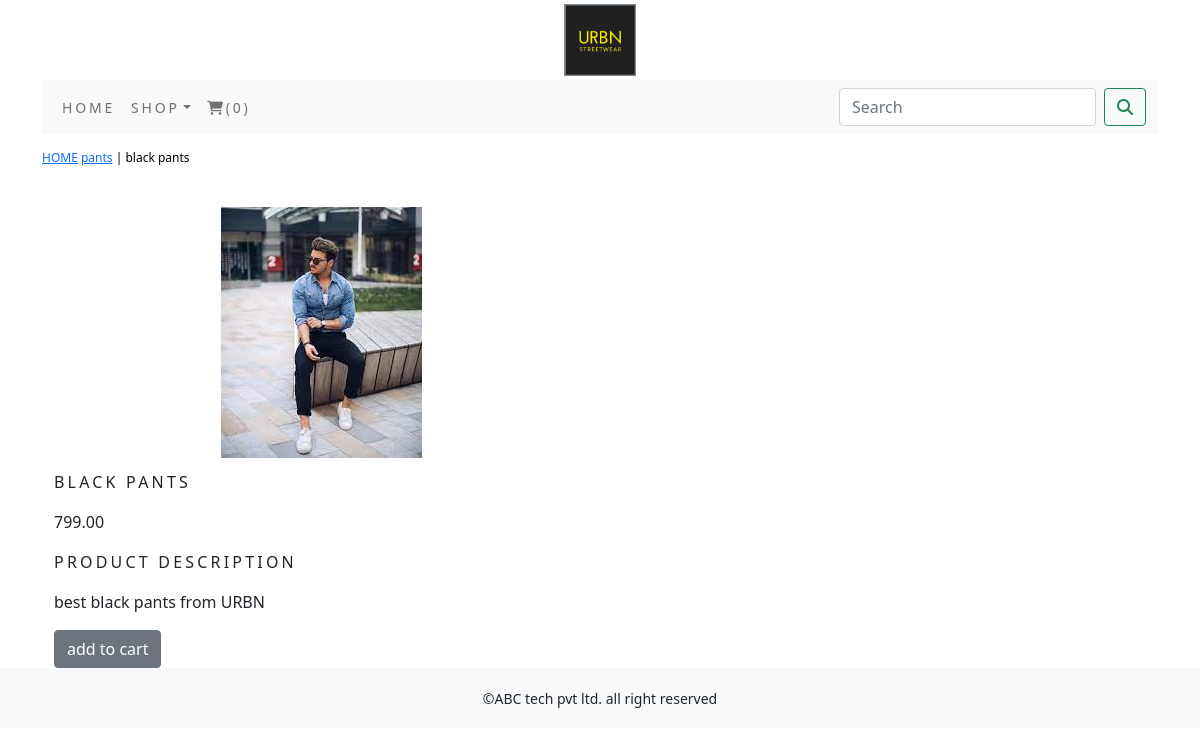
/shop/pants/black-pants/, run on the app's committed database.
### shopapp/models.py (models this page shows, shortened)
class Product(models.Model):
    name = models.CharField(max_length=250,unique=True)
    slug = models.SlugField(max_length=250,unique=True)
    description = models.TextField(blank=True)
    price = models.DecimalField(max_digits=10,decimal_places=2)
    category = models.ForeignKey(Category,on_delete=models.CASCADE)
    image = models.ImageField(upload_to='product',blank=True)
    stock = models.IntegerField()
    available = models.BooleanField(default=True)
    created = models.DateTimeField(auto_now_add=True)
    updated = models.DateTimeField(auto_now=True)
    class Meta:
        ordering = ('name',)
        verbose_name = 'product'
        verbose_name_plural = 'products'

class Category(models.Model):
    name = models.CharField(max_length=250,unique=True)
    slug = models.SlugField(max_length=250,unique=True)
    description = models.TextField(blank=True)
    image = models.ImageField(upload_to='category',blank=True)
    class Meta:
        ordering = ('name',)
        verbose_name = 'category'
        verbose_name_plural = 'categories'
    def get_url(self):
        return reverse('shopapp:products_by_category',args=[self.slug])
    def __str__(self):
        return '{}'.format(self.name)

### shopapp/views.py (the view)
# urls.py: path('<slug:c_slug>/<slug:product_slug>/',views.proDetail,name='prodCatdetail')
def proDetail(request,c_slug,product_slug):
    try:
        product = Product.objects.get(category__slug=c_slug,slug=product_slug)
    except Exception as e:
        raise e
    return render(request,'product.html',{'product':product})

### cart/context_processor.py (called while the page is built)
def counter(request):
    item_count = 0
    if 'admin' in request.path:
        return {}
    else:
        try:
            cart = Cart.objects.filter(cart_id=_cart_id(request))
            car_item = CartItem.objects.all().filter(cart=cart[:1])
            for cart_item in car_item:
                item_count += cart_item.quantity
        except Cart.DoesNotExist:
            item_count = 0
    return dict(item_count=item_count)

### cart/views.py (called while the page is built)
def _cart_id(request):
    cart = request.session.session_key
    if not cart:
        cart = request.session.create()
    return cart

### shopapp/context_processor.py (called while the page is built)
def menu_links(request):
    links=Category.objects.all
    return dict(links=links)

### templates/product.html (shortened to what this page needs)
{% extends 'base.html' %}
{% load static %}
{% block content %}
<div class="row my_prod_row_class">
   <div class="mx-auto">
       <p><a href="{% url 'shopapp:allProductCat' %}">HOME</a>
           <a href="{{product.category.get_url}}">{{product.category}}</a> | {{product.name}} </p>
   </div>
</div>
<div class="container">
    <br>
<div class="row">
    <div class="col-12 col-sm-12 col-md-12 col-lg-6 text-center">
        <div style="min-width:18rem">
            <img src="{{product.image.url}}" alt="{{product.name}}">
        </div>
    </div>
    <div>
        <div class="col-12 col-sm-12 col-md-12 col-lg-6">
           <div>
            <h1 class="my_prod_title">{{product.name}}</h1>
            <p>{{product.price}}</p>
            <p class="my_title">product description</p>
            <p class="text-justify my_prod_text">{{product.description}}</p>
            {% if product.stock <= 0 %}
            <p class="text-justify my_prod_text"><B>Out Of Stock</B></p>
            {% else %}
            <a class="btn btn-secondary" href="{% url 'cart:add_cart' product.id %}">add to cart</a>
            {% endif %}
               </div>
        </div>
    </div>
</div>
</div>
{% endblock %}

### static/css/custom.css (style rules this page uses)
.my_title { font-size:16px; text-transform:uppercase; letter-spacing:.2em; }
.my_prod_row_class { padding-top:15px; paddding-bottom:20px; }
.my_prod_row_class .mx-auto { color:#000; font-size:12px; text-decoration:none; }
.my_prod_title { font-size:16px; text-transform:uppercase; letter-spacing:.2em; padding-top:15px; padding-bottom:10px; }

### data on the page
Product: category "pants", name "black pants", image (picture), name "BLACK PANTS", price "799.00", description "best black pants from URBN"

### other printed values
{{ item_count }} "0"
